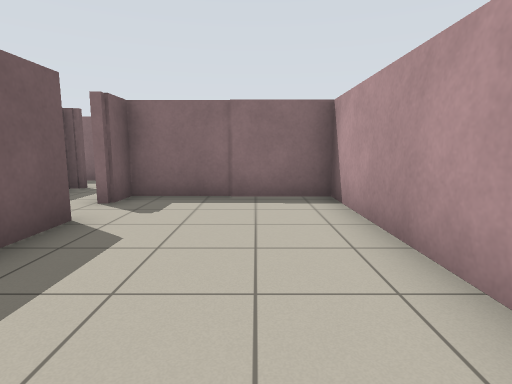
[1] (above)

17 first-person views from a walk through a world built for the Player/Stage simulator. The camera is 1 m above the floor, tilts 8° down and sees 80° across. Floor lines are 1 m apart. The floor is counted in squares, 1 m on a side. Each view is taken from the middle of a square. On the plan, view 1 faces up. The plan holds only what a view shows up to about 12 squares ahead; the rest is blank. The place goes on beyond the plan. The robots in the file are not drawn.

[2]
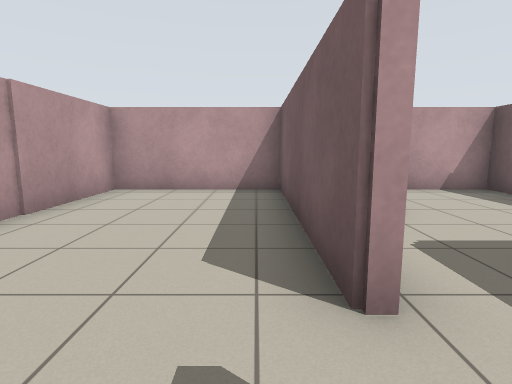

[3]
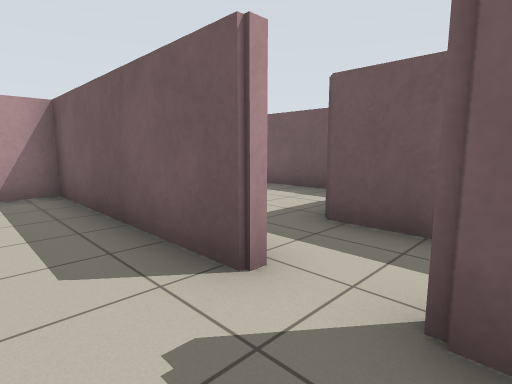

[4]
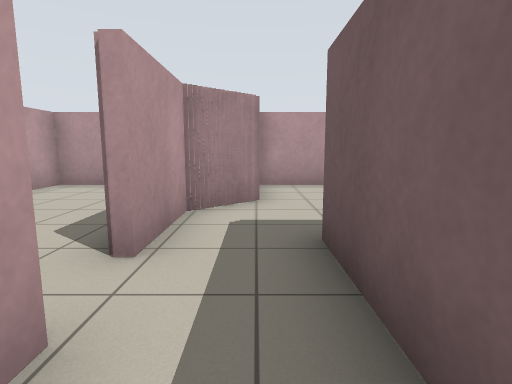

[5]
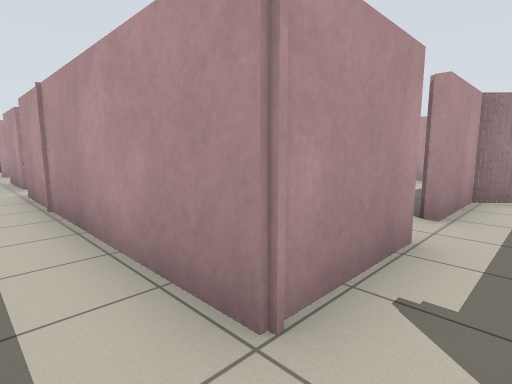

[6]
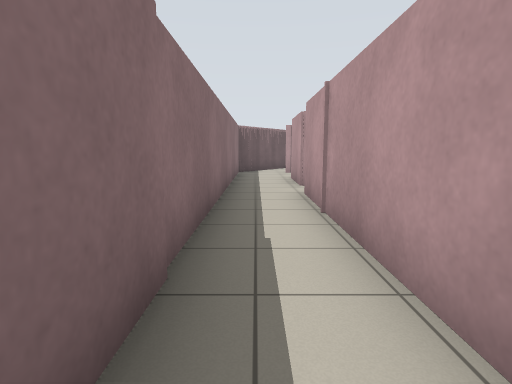

[7]
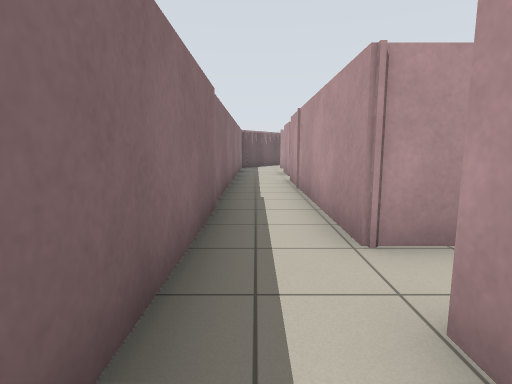

[8]
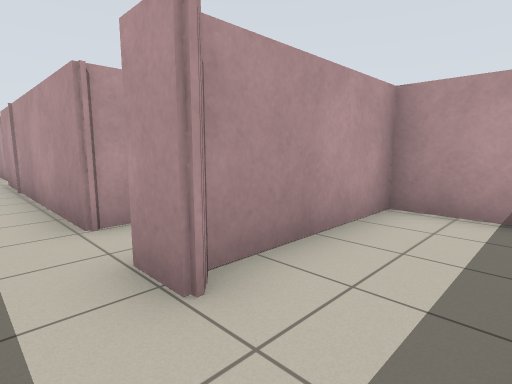

[9]
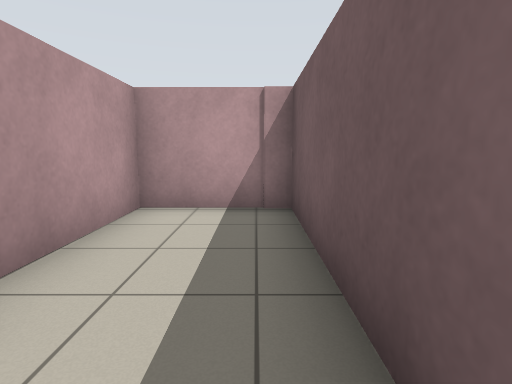

[10]
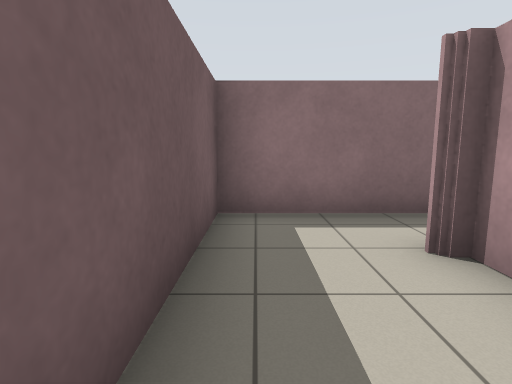

[11]
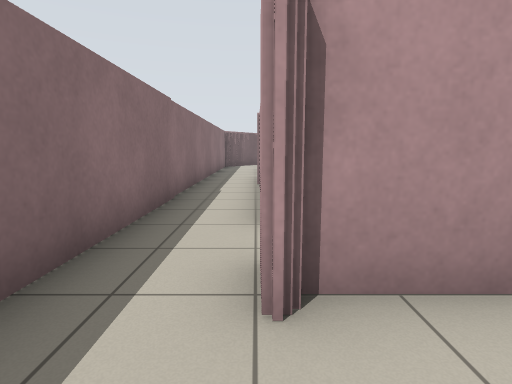

[12]
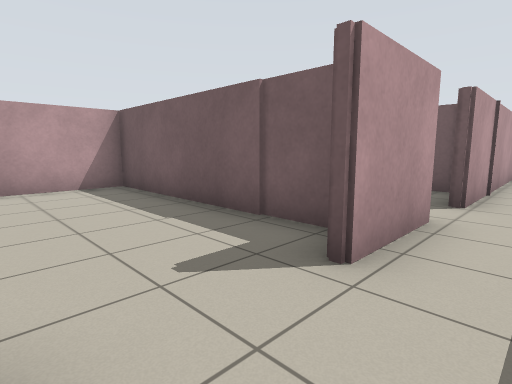

[13]
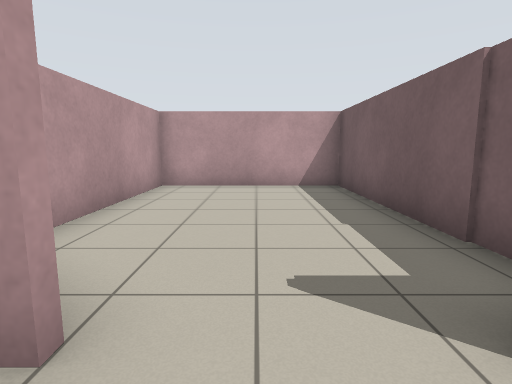

[14]
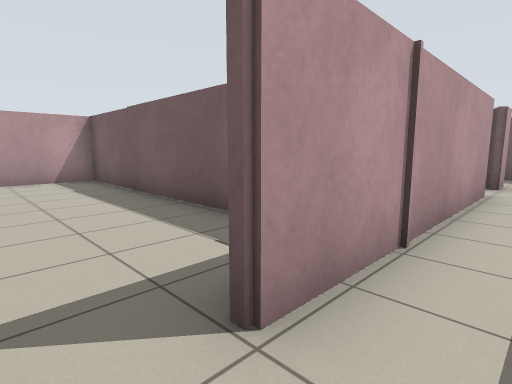

[15]
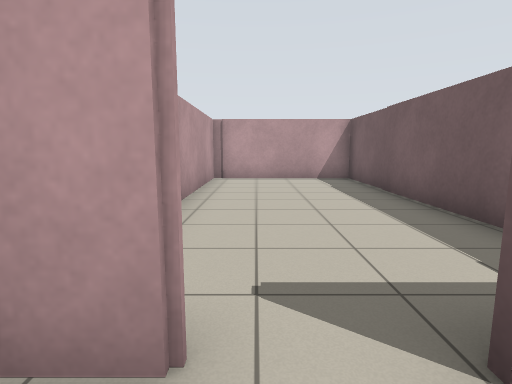

[16]
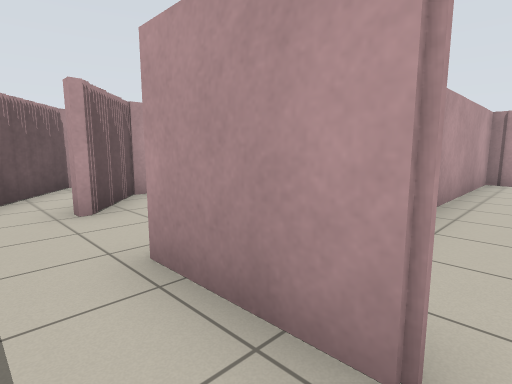

[17]
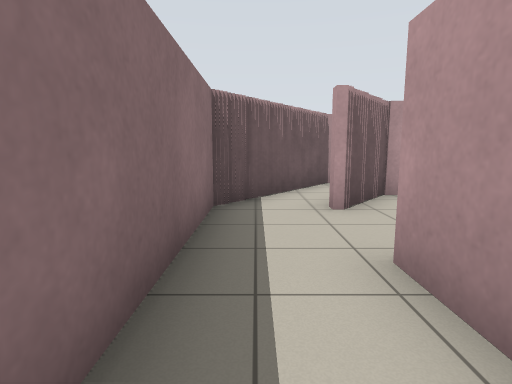

### Floor plan
Points are (right, up) in squares from view 1. A wall is a line through its corners. A room is listed if a view was taken in it or the views show most of it. See-through windows are left out.
Room 1 (views 1, 2, 3)
walls: (-2.6, 4.4) (-2.6, -1.5) (1.6, -1.5) (1.6, 6.5) (-2.6, 6.5) (-2.6, 5.5)
ways out: opening at (-3, 5) to room 2
Room 2 (view 4)
walls: (-2.9, 5.5) (-2.9, 7.9); (-4.7, 7.8) (-4.7, 4.5)
ways out: opening at (-3, 5) to room 1; opening at (-4, 6.5) to room 3; opening at (-4, 4) to room 7
Room 3 (views 5, 6, 14, 15, 16, 17)
walls: (-2.9, 7.9) (4, 7.9); (5.6, 9.7) (-4.6, 9.7)
ways out: opening at (-4, 6.5) to room 2; opening at (-5, 8.5) to room 4; opening at (6.5, 9) to room 5; opening at (4.5, 8) to room 6
Room 4 (views 7, 8, 9, 10, 11)
walls: (-5.4, 7.9) (-4.4, 7.9); (-4.6, 9.7) (-7.6, 9.7) (-7.6, 3.8) (-5, 3.8) (-5, 7.7)
ways out: opening at (-5, 8.5) to room 3
Room 5 (views 12, 13)
walls: (9.9, 7.9) (10.4, 7.9); (6.7, 7) (6.7, 0.6) (11.6, 0.6) (11.6, 6.5); (5.2, 7.9) (7.8, 7.9); (10.6, 9.7) (5.6, 9.7)
ways out: opening at (6.5, 9) to room 3
Room 6 (no view inside)
walls: (1.9, 5.2) (1.9, -1.5) (6.5, -1.5) (6.5, 3.1); (1.9, 7.2) (1.9, 6.8)
ways out: opening at (4.5, 8) to room 3
Room 7 (no view inside)
walls: (-7.6, 1.9) (-7.6, -1.5) (-4, -1.5); (-3.9, 1.4) (-3.4, 1.4); (-2.9, 1.8) (-2.9, 4.4); (-4.7, 4.5) (-4.7, 3.5)
ways out: opening at (-4, 4) to room 2

Positions as (right, up) in squares from view 1, and headings:
1: (0, 0), facing up
2: (-2, 6), facing down
3: (-1, 6), facing down-left
4: (-4, 7), facing down
5: (-4, 9), facing down-right
6: (-3, 9), facing right
7: (-6, 9), facing right
8: (-7, 9), facing down-right
9: (-7, 9), facing down
10: (-7, 5), facing up
11: (-7, 8), facing right
12: (10, 9), facing down-left
13: (9, 9), facing down
14: (5, 9), facing down-left
15: (5, 9), facing down
16: (5, 9), facing down-right
17: (5, 9), facing right
